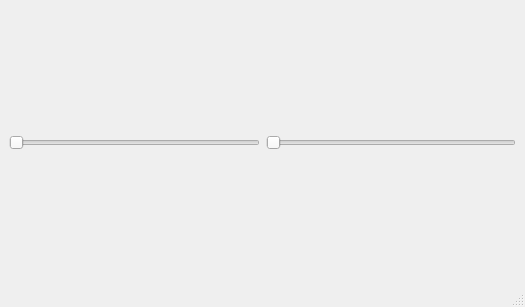
<?xml version="1.0" encoding="UTF-8"?>
<ui version="4.0">
 <class>Dashboard</class>
 <widget class="QMainWindow" name="Dashboard">
  <property name="geometry">
   <rect>
    <x>0</x>
    <y>0</y>
    <width>525</width>
    <height>307</height>
   </rect>
  </property>
  <property name="windowTitle">
   <string>MainWindow</string>
  </property>
  <widget class="QWidget" name="centralwidget">
   <layout class="QGridLayout" name="gridLayout">
    <item row="0" column="0">
     <layout class="QHBoxLayout" name="horizontalLayout">
      <item>
       <widget class="QSlider" name="horizontalSlider">
        <property name="orientation">
         <enum>Qt::Horizontal</enum>
        </property>
       </widget>
      </item>
      <item>
       <widget class="QSlider" name="horizontalSlider_2">
        <property name="orientation">
         <enum>Qt::Horizontal</enum>
        </property>
       </widget>
      </item>
     </layout>
    </item>
   </layout>
  </widget>
  <widget class="QMenuBar" name="menubar">
   <property name="geometry">
    <rect>
     <x>0</x>
     <y>0</y>
     <width>525</width>
     <height>22</height>
    </rect>
   </property>
  </widget>
  <widget class="QStatusBar" name="statusbar"/>
 </widget>
 <resources/>
 <connections/>
</ui>
